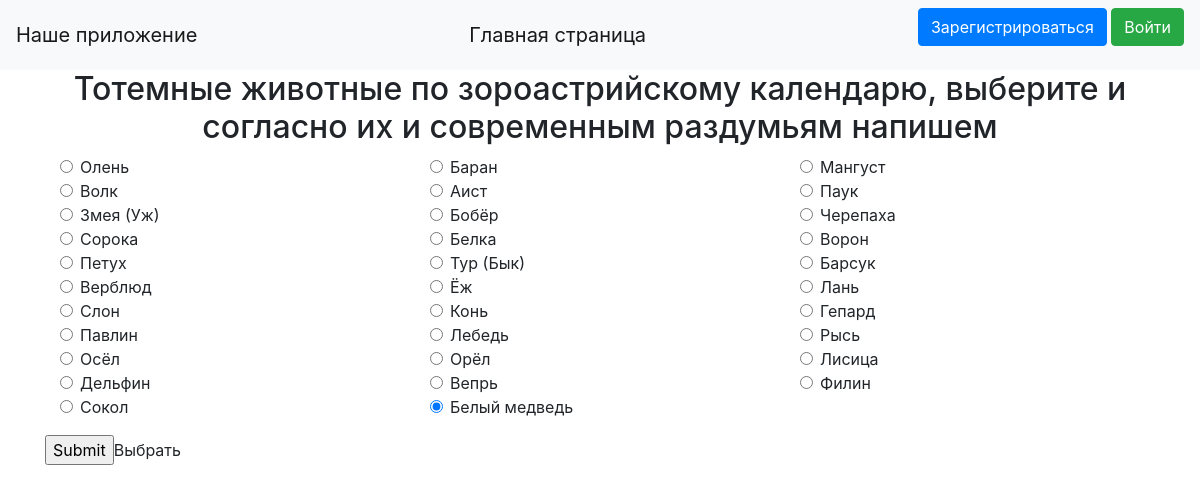
Page /animals on the committed database.
### data/animals.py (models this page shows, shortened)
class Animals(SqlAlchemyBase, UserMixin, SerializerMixin):
    __tablename__ = 'animals'
    id = sqlalchemy.Column(sqlalchemy.Integer, primary_key=True, autoincrement=True)
    animal = sqlalchemy.Column(sqlalchemy.String, nullable=True)
    count = sqlalchemy.Column(sqlalchemy.Integer, nullable=True, default=0)
    desc = sqlalchemy.Column(sqlalchemy.String, nullable=True)
    noanimal = sqlalchemy.Column(sqlalchemy.String, nullable=True)
    nick = sqlalchemy.Column(sqlalchemy.String, nullable=True)

### main.py (the view, shortened to what this page needs)
@app.route('/animals', methods=['GET', 'POST'])
def departments():
    if request.method == 'GET':
        print('GET')
        session = db_session.create_session()
        animalq = session.query(Animals).all()
        return render_template('departaments.html', users=animalq, title='capitan',
                               name='Тотемные животные по зороастрийскому календарю, выберите и согласно их и современным раздумьям напишем')

### data/db_session.py (called while the page is built)
def create_session() -> Session:
    global __factory
    return __factory()

### templates/departaments.html (shortened to what this page needs)
{% extends "base.html" %}
{% block content %}
    <h2 align="center">{{ name }}</h2>
 <form method="post">
<div class="form-group">
                                <div class="container">
<div class="row">
    {% for animal in users %}
    <div class="col-sm-4"><div class="form-check">
         <input class="form-check-input" type="radio" name="animal" id="{{ animal.nick }}"
                value="{{ animal.id }},{{ animal.nick }},{{ animal.animal }},{{ animal.count }} " checked>
         <label class="form-check-label" for="{{ animal.nick }}">{{ animal.animal }}</label>
     </div></div>
    {% endfor %}</div> </div></div>
        <p><input type="submit">Выбрать</p>
                            </form>
{% endblock %}

### templates/base.html (shortened to what this page needs)
<!doctype html>
<html lang="en">
<head>
    <link rel="stylesheet"
          href="https://stackpath.bootstrapcdn.com/bootstrap/4.4.1/css/bootstrap.min.css"
>
</head>
<body>
<header>
    <nav class="navbar navbar-light bg-light">
        <a class="navbar-brand" href="#">Наше приложение</a>
<a class="navbar-brand" href="/">Главная страница</a>
    {% if current_user.is_authenticated %}
    <a class="navbar-brand" href="/logout">{{ current_user.name }}</a>
{% else %}
    <p>
        <a class="btn btn-primary " href="/register">Зарегистрироваться</a>
        <a class="btn btn-success" href="/login">Войти</a>
    </p>
{% endif %}
    </nav>
</header>
<main role="main" class="container">
    {% block content %}{% endblock %}
</main>
</body>
</html>

### rows in the picture
Animals: animal "Олень"
Animals: animal "Баран"
Animals: animal "Мангуст"
Animals: animal "Волк"
Animals: animal "Аист"
Animals: animal "Паук"
Animals: animal "Змея (Уж)"
Animals: animal "Бобёр"
Animals: animal "Черепаха"
Animals: animal "Сорока"
Animals: animal "Белка"
Animals: animal "Ворон"
Animals: animal "Петух"
Animals: animal "Тур (Бык)"
Animals: animal "Барсук"
Animals: animal "Верблюд"
Animals: animal "Ёж"
Animals: animal "Лань"
Animals: animal "Слон"
Animals: animal "Конь"
Animals: animal "Гепард"
Animals: animal "Павлин"
Animals: animal "Лебедь"
Animals: animal "Рысь"
Animals: animal "Осёл"
Animals: animal "Орёл"
Animals: animal "Лисица"
Animals: animal "Дельфин"
Animals: animal "Вепрь"
Animals: animal "Филин"
Animals: animal "Сокол"
Animals: animal "Белый медведь"

### other values in the picture
{{ name }} "Тотемные животные по зороастрийскому календарю, выберите и согласно их и современным раздумьям напишем"
